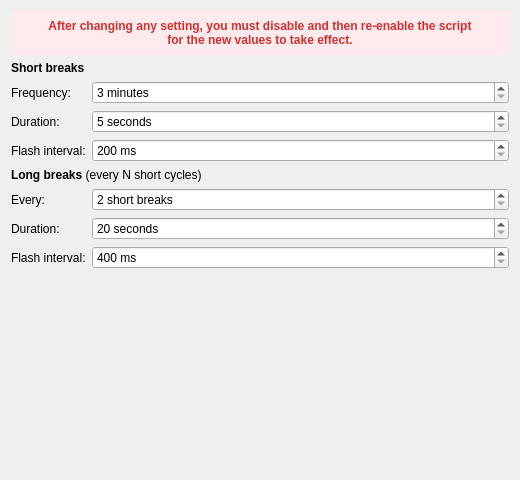
<?xml version="1.0" encoding="UTF-8"?>
<ui version="4.0">
 <class>Config</class>
 <widget class="QWidget" name="Config">
  <property name="geometry">
   <rect>
    <x>0</x>
    <y>0</y>
    <width>520</width>
    <height>480</height>
   </rect>
  </property>
  <layout class="QVBoxLayout" name="verticalLayout">
   <item>
    <widget class="QLabel">
     <property name="text">
      <string>
After changing any setting, you must &lt;b&gt;disable and then re-enable&lt;/b&gt; the script&lt;br&gt; for the new values to take effect.</string>
     </property>
     <property name="wordWrap">
      <bool>true</bool>
     </property>
     <property name="alignment">
      <set>Qt::AlignCenter</set>
     </property>
     <property name="styleSheet">
      <string>QLabel { color: #d32f2f; font-weight: bold; background: #ffebee; padding: 8px; border-radius: 4px; }</string>
     </property>
    </widget>
   </item>
   <item>
    <widget class="QLabel">
     <property name="text">
      <string>&lt;b&gt;Short breaks&lt;/b&gt;</string>
     </property>
    </widget>
   </item>
   <item>
    <layout class="QFormLayout">
     <item row="0" column="0">
      <widget class="QLabel"><property name="text"><string>Frequency:</string></property></widget>
     </item>
     <item row="0" column="1">
      <widget class="QSpinBox" name="kcfg_intervalMinutes">
       <property name="suffix"><string> minutes</string></property>
       <property name="minimum"><number>3</number></property>
       <property name="maximum"><number>120</number></property>
      </widget>
     </item>
     <item row="1" column="0">
      <widget class="QLabel"><property name="text"><string>Duration:</string></property></widget>
     </item>
     <item row="1" column="1">
      <widget class="QSpinBox" name="kcfg_shortTotalSeconds">
       <property name="suffix"><string> seconds</string></property>
       <property name="minimum"><number>5</number></property>
       <property name="maximum"><number>120</number></property>
      </widget>
     </item>
     <item row="2" column="0">
      <widget class="QLabel"><property name="text"><string>Flash interval:</string></property></widget>
     </item>
     <item row="2" column="1">
      <widget class="QSpinBox" name="kcfg_shortFlashIntervalMs">
       <property name="suffix"><string> ms</string></property>
       <property name="minimum"><number>200</number></property>
       <property name="maximum"><number>2000</number></property>
       <property name="singleStep"><number>100</number></property>
      </widget>
     </item>
    </layout>
   </item>
   <item>
    <widget class="QLabel">
     <property name="text"><string>&lt;b&gt;Long breaks&lt;/b&gt; (every N short cycles)</string></property>
    </widget>
   </item>
   <item>
    <layout class="QFormLayout">
     <item row="0" column="0">
      <widget class="QLabel"><property name="text"><string>Every:</string></property></widget>
     </item>
     <item row="0" column="1">
      <widget class="QSpinBox" name="kcfg_longEveryNCycles">
       <property name="suffix"><string> short breaks</string></property>
       <property name="minimum"><number>2</number></property>
       <property name="maximum"><number>12</number></property>
      </widget>
     </item>
     <item row="1" column="0">
      <widget class="QLabel"><property name="text"><string>Duration:</string></property></widget>
     </item>
     <item row="1" column="1">
      <widget class="QSpinBox" name="kcfg_longTotalSeconds">
       <property name="suffix"><string> seconds</string></property>
       <property name="minimum"><number>20</number></property>
       <property name="maximum"><number>300</number></property>
      </widget>
     </item>
     <item row="2" column="0">
      <widget class="QLabel"><property name="text"><string>Flash interval:</string></property></widget>
     </item>
     <item row="2" column="1">
      <widget class="QSpinBox" name="kcfg_longFlashIntervalMs">
       <property name="suffix"><string> ms</string></property>
       <property name="minimum"><number>400</number></property>
       <property name="maximum"><number>3000</number></property>
       <property name="singleStep"><number>200</number></property>
      </widget>
     </item>
    </layout>
   </item>
   <item>
    <spacer name="verticalSpacer">
     <property name="orientation"><enum>Qt::Vertical</enum></property>
     <property name="sizeHint" stdset="0"><size><width>20</width><height>40</height></size></property>
    </spacer>
   </item>
  </layout>
 </widget>
</ui>
